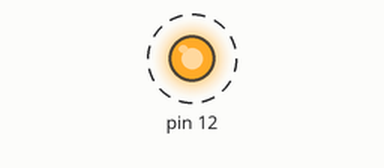
The sketch below on a simulated Arduino Uno, built with avr-gcc and run on an emulated ATmega328P. Parts: output pins drawn as LEDs (lit = HIGH). Dashed ring = blinking.

Above: at 0.2 s.
Timing chart, 0 to 3.0 s (numbered marks = the images above):
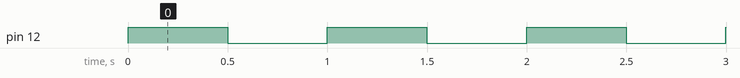

Measured:
- by itself, pin 12: alternates HIGH for 0.50 s and LOW for 0.50 s

The sketch:

gpio_driver.ino
```cpp
/* --- CONTROL PANEL --- */
#define OUTPUT_PIN    4   // Change this to 4 for Pin 12, 0 for Pin 8, etc.
#define OUTPUT_MASK (1 << OUTPUT_PIN) // Reduces the number of times (1 << OUTPUT_PIN) operation is done to one time.
/* --- REGISTER ADDRESSES --- */
#define MY_DDRB    ((volatile unsigned char*)0x24)
#define MY_PORTB   ((volatile unsigned char*)0x25)

// Timer 1 (Clock) Registers
#define TCCR1B_REG ((volatile unsigned char*)0x81)
#define TCNT1_REG  ((volatile unsigned int*)0x84)

int main(void) {
    // Now the code uses 'OUTPUT_MASK' instead of (1 << OUTPUT_PIN) or (1 << 4)
    *MY_DDRB |= OUTPUT_MASK;

    while (1) {
        *MY_PORTB ^= OUTPUT_MASK;

        // Reset and Start Timer
        *TCNT1_REG = 0;
        *TCCR1B_REG = (1 << 0) | (1 << 2); // Start Prescaler 1024

        // Wait for 500ms
        while (*TCNT1_REG < 7812) { }

        // Stop Timer
        *TCCR1B_REG = 0;
    }
}
```

uart_tx.c
```cpp
#define F_CPU 16000000UL
#define BAUD 9600
#define MYUBRR ((F_CPU / (16UL * BAUD)) - 1)

/* ... Register Definitions ... */

// --- FUNCTION DEFINITIONS (Must be above main) ---

void uart_init(unsigned int ubrr) {
    UBRR0H = (unsigned char)(ubrr >> 8);
    UBRR0L = (unsigned char)ubrr;
    UCSR0B = (1 << 3);
    UCSR0C = (3 << 1);
}

void uart_transmit(unsigned char data) {
    while (!(UCSR0A & (1 << 5)));
    UDR0 = data;
}

void uart_print(const char* str) {
    while (*str) {
        uart_transmit(*str++);
    }
}

void delay_1000ms() {
    TCNT1 = 0;
    TCCR1B = (1 << 2) | (1 << 0);
    while (TCNT1 < 15625);
    TCCR1B = 0;
}

// --- MAIN (At the bottom) ---

int main(void) {
    uart_init(MYUBRR);

    while (1) {
        uart_print("Hello from UART\r\n");
        delay_1000ms();
    }
    return 0;
}
```
